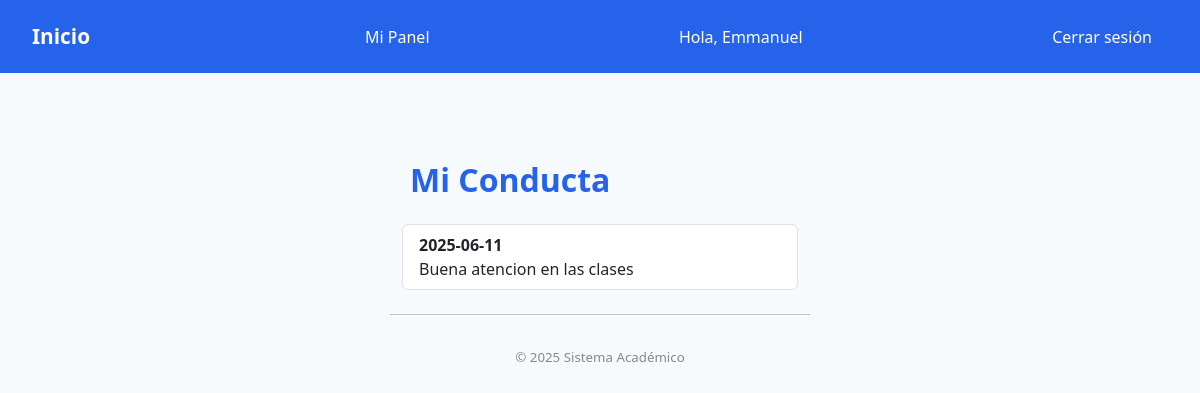
/behavior (signed in), run on the app's committed database.
### models.py (models this page shows)
class User(db.Model):
    id = db.Column(db.Integer, primary_key=True)
    username = db.Column(db.String(50), unique=True, nullable=False)
    password_hash = db.Column(db.String(128), nullable=False)
    first_name = db.Column(db.String(50), nullable=False)
    last_name = db.Column(db.String(50), nullable=False)
    is_admin = db.Column(db.Boolean, default=False)
    grade_level_id = db.Column(db.Integer, db.ForeignKey('grade_level.id'), nullable=True)
    group_id = db.Column(db.Integer, db.ForeignKey('group.id'), nullable=True)
    last_activity_at = db.Column(db.DateTime)
    created_at = db.Column(db.DateTime, default=datetime.utcnow)
    tasks = relationship('Task', backref='user', cascade="all, delete-orphan")
    class_schedules = relationship('ClassSchedule', backref='user', cascade="all, delete-orphan")
    student_subjects = db.relationship('StudentSubject', backref='user', lazy='dynamic')
    grades = db.relationship('Grade', backref='user', lazy='dynamic')
    attendances = db.relationship('Attendance', backref='user', lazy='dynamic')
    behaviors = db.relationship('Behavior', backref='user', lazy='dynamic')

class Behavior(db.Model):
    id = db.Column(db.Integer, primary_key=True)
    user_id = db.Column(db.Integer, db.ForeignKey('user.id'), nullable=False)
    description = db.Column(db.Text, nullable=False)
    created_at = db.Column(db.DateTime, default=datetime.utcnow)

### app.py (the view)
    def wrapped_view(*args, **kwargs):
        if g.user is None:
            flash("Debes iniciar sesión.", "warning")
            return redirect(url_for("login"))
        return view(*args, **kwargs)

### app.py (called while the page is built)
@app.before_request
def load_logged_in_user():
    user_id = session.get('user_id')
    if user_id is None:
        g.user = None
    else:
        g.user = User.query.get(user_id)
        if g.user:
            g.user.last_activity_at = datetime.utcnow()
            db.session.commit()

@app.context_processor
def inject_globals():
    now_aware = datetime.now(timezone.utc)
    return dict(current_user=g.user, current_year=now_aware.year, now=lambda: now_aware)

def login_required(view):
    def wrapped_view(*args, **kwargs):
        if g.user is None:
            flash("Debes iniciar sesión.", "warning")
            return redirect(url_for("login"))
        return view(*args, **kwargs)
    wrapped_view.__name__ = view.__name__
    return wrapped_view

@app.route("/behavior")
@login_required
def behavior():
    behaviors = Behavior.query.filter_by(user_id=g.user.id).order_by(Behavior.created_at.desc()).all()
    return render_template("behavior.html", behaviors=behaviors)

### templates/behavior.html (shortened to what this page needs)
{% extends 'base.html' %}
{% block content_user %}
<div class="container my-4">
  <h2 class="fw-bold mb-4">Mi Conducta</h2>
  <ul class="list-group">
    {% for beh in behaviors %}
    <li class="list-group-item">
      <div class="fw-bold">{{ beh.created_at.strftime('%Y-%m-%d') }}</div>
      <div>{{ beh.description }}</div>
    </li>
    {% else %}
    <li class="list-group-item text-muted">No hay registros de conducta.</li>
    {% endfor %}
  </ul>
</div>
{% endblock %}

### templates/base.html (shortened to what this page needs)
{% if current_user and current_user.is_admin %}
<!DOCTYPE html>
<html>
<head>
    <meta charset="utf-8" />
    <title>Panel Admin</title>
    <link rel="stylesheet" type="text/css" href="{{ url_for('static', filename='admin.css')}}" />
    <link rel="stylesheet" href="https://cdnjs.cloudflare.com/ajax/libs/font-awesome/6.4.0/css/all.min.css"/>
</head>
<body>
    <div class="admin-layout">
        <nav class="admin-sidebar">
            <div class="logo">Admin <i class="fa-solid fa-graduation-cap"></i></div>
            <a href="{{ url_for('admin_dashboard') }}" class="{% if request.endpoint == 'admin_dashboard' %}active{% endif %}"><i class="fa-solid fa-gauge"></i> Dashboard</a>
            <a href="{{ url_for('admin_users') }}" class="{% if 'admin_users' in request.endpoint %}active{% endif %}"><i class="fa-solid fa-users"></i> Usuarios</a>
            <a href="{{ url_for('admin_groups') }}" class="{% if 'admin_groups' in request.endpoint %}active{% endif %}"><i class="fa-solid fa-layer-group"></i> Grupos</a>
            <a href="{{ url_for('admin_grade_levels') }}" class="{% if 'admin_grade_levels' in request.endpoint %}active{% endif %}"><i class="fa-solid fa-list-ol"></i> Grados</a>
            <a href="{{ url_for('admin_subjects') }}" class="{% if 'admin_subjects' in request.endpoint %}active{% endif %}"><i class="fa-solid fa-book"></i> Materias</a>
            <a href="{{ url_for('admin_grade_students') }}" class="{% if 'admin_grade_students' in request.endpoint %}active{% endif %}"><i class="fa-solid fa-pen"></i> Calificar</a>
            <a href="{{ url_for('admin_reports') }}" class="{% if 'admin_reports' in request.endpoint %}active{% endif %}"><i class="fa-solid fa-chart-bar"></i> Reportes</a>
            <div class="sidebar-footer">
                <span>&copy; {{ current_year }} Admin</span>
            </div>
        </nav>
        <main class="admin-main">
            <div class="admin-header">
                <span class="user"><i class="fa-solid fa-user"></i> {{ current_user.first_name }}</span>
                <a href="{{ url_for('logout') }}" class="logout"><i class="fa-solid fa-arrow-right-from-bracket"></i> Cerrar sesión</a>
            </div>
            {% block content_admin %}{% endblock %}
        </main>
    </div>
</body>
</html>
{% else %}
<!DOCTYPE html>
<html>
<head>
    <link href="https://cdn.jsdelivr.net/npm/bootstrap@5.3.3/dist/css/bootstrap.min.css" rel="stylesheet">
    <link rel="stylesheet" type="text/css" href="{{ url_for('static', filename='site.css')}}" />
</head>
<body>
    {% if not hide_navbar %}
    <div class="navbar">
        <a href="{{ url_for('home') }}" class="navbar-brand">Inicio</a>
        {% if current_user %}
            {% if current_user.is_admin %}
                <a href="{{ url_for('admin_dashboard') }}" class="navbar-item">Panel Admin</a>
                <a href="{{ url_for('admin_users') }}" class="navbar-item">Usuarios</a>
                <a href="{{ url_for('admin_groups') }}" class="navbar-item">Grupos</a>
                <a href="{{ url_for('admin_grade_levels') }}" class="navbar-item">Grados</a>
                <a href="{{ url_for('admin_subjects') }}" class="navbar-item">Materias</a>
            {% else %}
                <a href="{{ url_for('dashboard') }}" class="navbar-item">Mi Panel</a>
            {% endif %}
            <span class="navbar-item">Hola, {{ current_user.first_name }}</span>
            <a href="{{ url_for('logout') }}" class="navbar-item">Cerrar sesión</a>
        {% else %}
            <a href="{{ url_for('login') }}" class="navbar-item">Iniciar sesión</a>
            <a href="{{ url_for('register') }}" class="navbar-item">Registrarse</a>
        {% endif %}
    </div>
    {% endif %}
    <div class="body-content">
        {% block content_user %}{% endblock %}
        <hr/>
        <footer>
            <small>&copy; {{ current_year }} Sistema Académico</small>
        </footer>
    </div>
</body>
</html>
{% endif %}

### static/site.css (style rules this page uses)
body { font-family: 'Segoe UI', Arial, sans-serif; background: #f6fafd; margin: 0; padding: 0; color: #222; }
.navbar { background: #2563eb; color: #fff; padding: 1em 2em; display: flex; align-items: center; gap: 1em; }
.navbar a { color: #fff; text-decoration: none; margin-right: 1em; font-weight: 500; }
.navbar a.navbar-brand { font-size: 1.3em; font-weight: bold; margin-right: 2em; }
.navbar-item { margin-right: 1em; }
.body-content { max-width: 500px; margin: 2em auto; padding: 2em 2.5em 1.5em 2.5em; background: none; box-shadow: none; border-radius: 0; }
h1, h2 { color: #2563eb; margin-top: 0; }
footer { text-align: center; color: #888; margin-top: 2em; font-size: 0.95em; }

### data on the page
User: first_name "Emmanuel"
Behavior: created_at "2025-06-11", description "Buena atencion en las clases"
